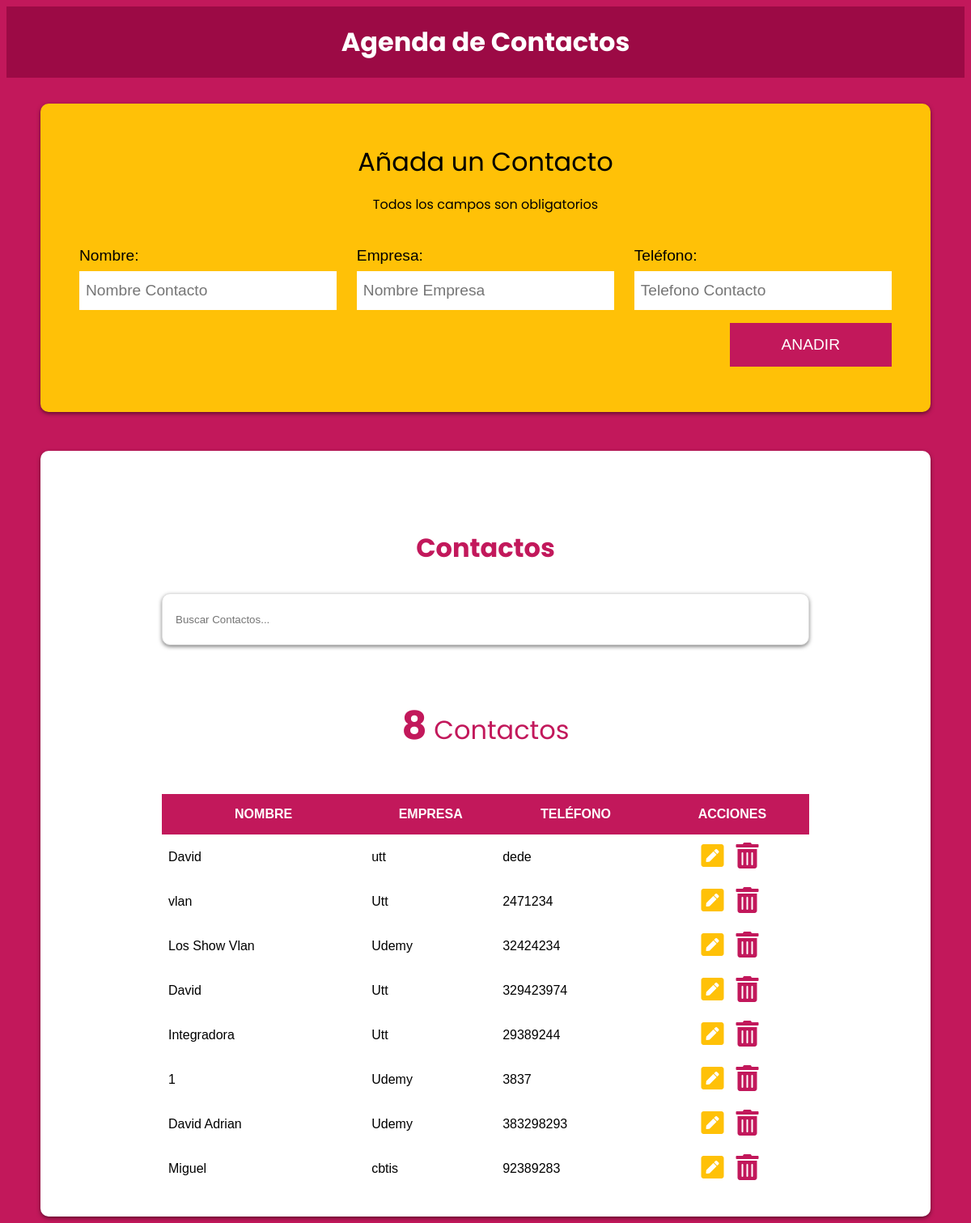
The page / on the database its author committed.
### tables this page shows
CREATE TABLE `contactos` (
  `id` int NOT NULL,
  `nombre` varchar(60) NOT NULL,
  `empresa` varchar(50) NOT NULL,
  `telefono` varchar(15) NOT NULL
);

### inc/funciones/funciones.php (called while the page is built, shortened)
<?php
function obtenerContactos(){
    include 'bd.php';
    try{
        return $conn->query("SELECT id, nombre, empresa, telefono FROM contactos");
    } catch(Exception $e) {
        echo "Error" . $e->getMessage() . "<br>";
        return false;
    }
}
?>

### index.php (the view)
<?php
    include 'inc/funciones/funciones.php';
    include 'inc/layout/header.php'
?>
<div class="contenedor-barra">
    <h1>Agenda de Contactos</h1>
</div>
<div class="bg-amarillo contenedor sombra">
    <form id="contacto" action="#">
        <legend>Añada un Contacto <span>Todos los campos son obligatorios</span></legend>
        <?php include 'inc/layout/formulario.php' ?>
    </form>
</div>
<div class="bg-blanco contenedor sombra contactos">
    <div class="contenedor-contactos">
        <h2>Contactos</h2>
        <input type="text" id="buscar" class="buscador sombra" placeholder="Buscar Contactos...">
        <p class="total-contactos"><span></span> Contactos</p>
        <div class="contenedor-tabla">
            <table id="listado-contactos" class="listado-contactos">
                <thead>
                    <tr>
                        <th>Nombre</th>
                        <th>Empresa</th>
                        <th>Teléfono</th>
                        <th>Acciones</th>
                    </tr>
                </thead>
                <tbody>
                    <?php $contactos = obtenerContactos();
                        if($contactos->num_rows){
                            foreach($contactos as $contacto) { ?>
                            <tr>
                                <td><?php echo $contacto['nombre']; ?></td>
                                <td><?php echo $contacto['empresa']; ?></td>
                                <td><?php echo $contacto['telefono']; ?></td>
                                <td>
                                    <a class="btn-editar btn" href="editar.php?id=<?php echo $contacto['id']
                                    ; ?>">
                                        <i class="fas fa-pen-square"></i>
                                    </a>
                                    <button data-id="<?php echo $contacto['id']; ?>" type="button"
                                    class="btn-borrar btn">
                                        <i class="fas fa-trash-alt"></i>
                                    </button>
                                </td>
                            </tr>
                            <?php }
                        } ?>
                </tbody>
            </table>
        </div>
    </div>
</div>
<?php include 'inc/layout/footer.php' ?>

### inc/layout/header.php (shortened to what this page needs)
<!DOCTYPE html>
<html lang="en">
<head>
    <link rel="stylesheet" href="https://necolas.github.io/normalize.css/8.0.0/normalize.css">
    <link rel="stylesheet" href="https://use.fontawesome.com/releases/v5.4.1/css/all.css">
    <link rel="stylesheet" href="css/style.css">
</head>
<body>

### inc/layout/formulario.php (shortened to what this page needs)
<div class="campos">
    <div class="campo">
        <label for="nombre">Nombre:</label>
        <input
            type="text"
            placeholder="Nombre Contacto"
            id="nombre"
            value="<?php echo (isset($contacto['nombre'])) ? $contacto['nombre'] : ''; ?>"
        >
    </div>
    <div class="campo">
        <label for="empresa">Empresa:</label>
        <input
            type="text"
            placeholder="Nombre Empresa"
            id="empresa"
            value="<?php echo (isset($contacto['empresa'])) ? $contacto['empresa'] : ''; ?>"
        >
    </div>
    <div class="campo">
        <label for="telefono">Teléfono:</label>
        <input
            type="tel"
            placeholder="Telefono Contacto"
            id="telefono"
            value="<?php echo (isset($contacto['telefono'])) ? $contacto['telefono'] : ''; ?>"
        >
    </div>
</div>
<div class="campo enviar">
    <?php
        $textoBtn = (isset($contacto['telefono'])) ? 'Guardar' : 'Anadir';
    ?>
    <input type="submit" value="<?php echo $textoBtn; ?>">
</div>

### inc/layout/footer.php (shortened to what this page needs)
</body>
</html>

### css/style.css (style rules this page uses)
:root { --primario: #C2185B; --secundario: #FFC107; --primarioOscuro: rgb(156, 10, 69); --fuentePrimaria: 'Arial', Helvetica, sans-serif; --fuenteSecundaria: 'Poppins', sans-serif; }
html { box-sizing: border-box; }
*, *:before, *:after { box-sizing: inherit; }
body { background-color: var(--primario); font-family: var(--fuentePrimaria); }
.contenedor { max-width: 1100px; margin: 0 auto; }
.bg-amarillo { background-color: var(--secundario); }
.bg-blanco { background-color: white; }
.sombra { -webkit-box-shadow: 0px 2px 5px 0px rgba(0, 0, 0, 0.5); -moz-box-shadow: 0px 2px 5px 0px rgba(0, 0, 0, 0.5); box-shadow: 0px 2px 5px 0px rgba(0, 0, 0, 0.5); border-radius: 10px; }
h1, h2 { font-family: var(--fuenteSecundaria); text-align: center; margin: 0; }
h1 { padding: 20px; color: white; }
h2 { font-size: 2rem; color: var(--primario); }
.contenedor-barra { background-color: var(--primarioOscuro); }
form { padding: 3rem; margin-top: 2rem; }
form legend { font-family: var(--fuenteSecundaria); font-size: 2rem; text-align: center; display: block; }
legend span { font-size: 1rem; margin-top: 1rem; margin-bottom: 2rem; clear: both; display: block; }
@media (min-width: 768px) { .campos { display: flex; justify-content: space-between; } }
@media (min-width: 768px) { .campo { flex: 0 0 calc(33.3% - 1rem); } }
.campo { padding: 0.5rem 0; }
.campo label { font-size: 1.2rem; }
.campo input[type="text"], .campo input[type="tel"] { width: 100%; border:none; padding: 0.5rem; height: 3rem; margin-top: 0.5rem; font-size: 1.2rem; }
.enviar { display: flex; justify-content: flex-end; }
.campo input[type="submit"] { background-color: var(--primario); border:none; color: white; padding: 1rem 4rem; text-transform: uppercase; font-size: 1.2rem; transition: background-color .5s ease-in-out; flex: 1; }
@media (min-width: 768px) { .campo input[type="submit"] { flex: 0 0 auto; } }
.contactos { padding: 2rem; margin-top: 3rem; }
.contenedor-contactos { max-width: 800px; margin: 4rem auto 0 auto; }
.total-contactos { font-family: var(--fuenteSecundaria); margin: 2rem 0; text-align: center; color: var(--primario); font-size: 2rem; }
.total-contactos span { font-size: 3rem; font-weight: 700; }
.buscador { width: 100%; height: 4rem; padding: 1rem; border: 1px solid #e1e1e1; margin: 2rem 0; }
.contenedor-tabla { overflow: scroll; }
.listado-contactos { width: 100%; margin-top: 1rem; border-collapse: collapse; }
.listado-contactos thead { background-color: var(--primario); color: white; text-transform: uppercase; }
.listado-contactos thead th { padding: 1rem 0; }
.listado-contactos tbody td { padding: 0.5rem; }
.listado-contactos tbody td:nth-child(4) { text-align: center; }
.listado-contactos button { background-color: transparent!important; border:none; }
.btn { font-size: 2rem; text-decoration: none; }
.btn-editar { color: var(--secundario); }
.btn-borrar { color: var(--primario); }

### rows shown on the page
contactos: nombre "David", empresa "utt", telefono "dede"
contactos: nombre "vlan", empresa "Utt", telefono "2471234"
contactos: nombre "Los Show Vlan", empresa "Udemy", telefono "32424234"
contactos: nombre "David", empresa "Utt", telefono "329423974"
contactos: nombre "Integradora", empresa "Utt", telefono "29389244"
contactos: nombre "1", empresa "Udemy", telefono "3837"
contactos: nombre "David Adrian", empresa "Udemy", telefono "383298293"
contactos: nombre "Miguel", empresa "cbtis", telefono "92389283"
